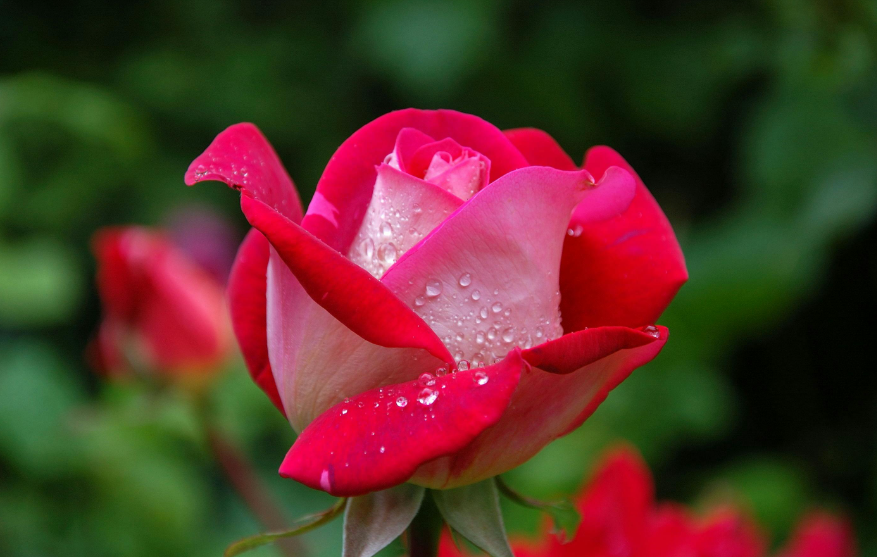
#> input picture DP-Python/img/image.png, 877 x 557 px
$ python 'Day24(Contours usong canny and threshold).py'
#> lines starting #> are read from the running program, lines starting #| are printed output that depends on the picture; after the words box and inside, x2 and y2 are one past the last pixel; in counts of white or black regions, pixels touching at a corner belong together
# Contours using threshold and Canny


import cv2 as cv

# Load image
image = cv.imread("img/image.png")
#> image is the input picture: shape (557, 877, 3); mean B, G, R 40.8, 51.8, 87.9

# Convert to grayscale
gray = cv.cvtColor(image, cv.COLOR_BGR2GRAY)
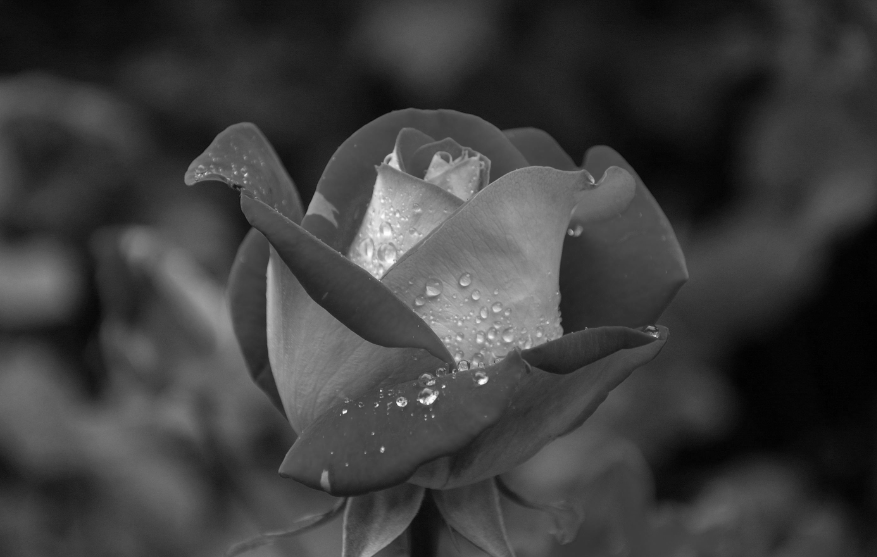
#> gray: shape (557, 877); min 0, max 254, mean 61.3

# Apply Gaussian Blur
blurred_img = cv.GaussianBlur(gray, (5, 5), 0)

# Canny Edge Detection
edge = cv.Canny(blurred_img, 100, 200)
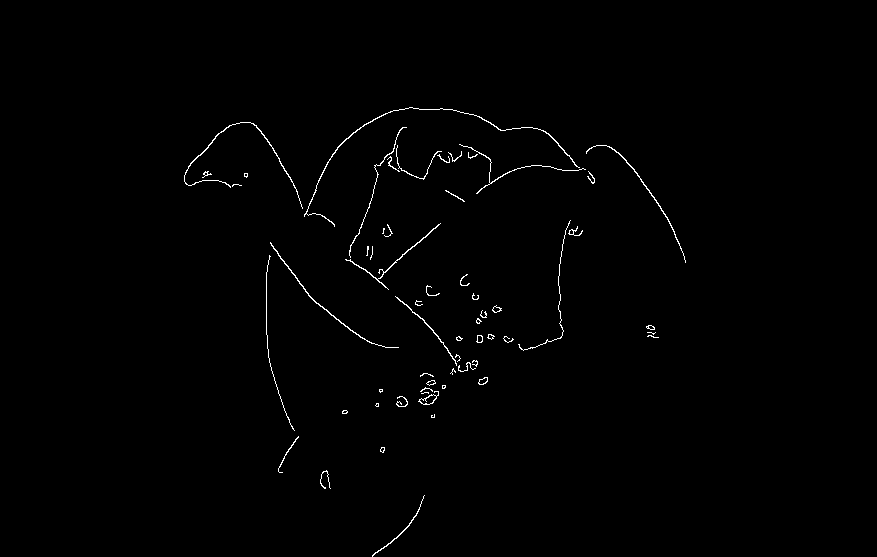
#> edge: shape (557, 877); 0.73% white in thin lines or dots, all inside (x1, y1, x2, y2) = (184, 107, 686, 557)

# Find Contours from Canny
contours_canny, _ = cv.findContours(edge, cv.RETR_LIST, cv.CHAIN_APPROX_NONE)
#> contours_canny = 77 contours, 55 with area under 20; largest, box (x1, y1, x2, y2) and area: (304, 107, 580, 227) 113, (418, 391, 439, 405) 106, (419, 394, 437, 405) 88, (184, 122, 303, 209) 86, (270, 242, 399, 348) 86
count = len(contours_canny)
#> count = 77

# Thresholding
_, thres_img = cv.threshold(blurred_img, 120, 220, cv.THRESH_BINARY)
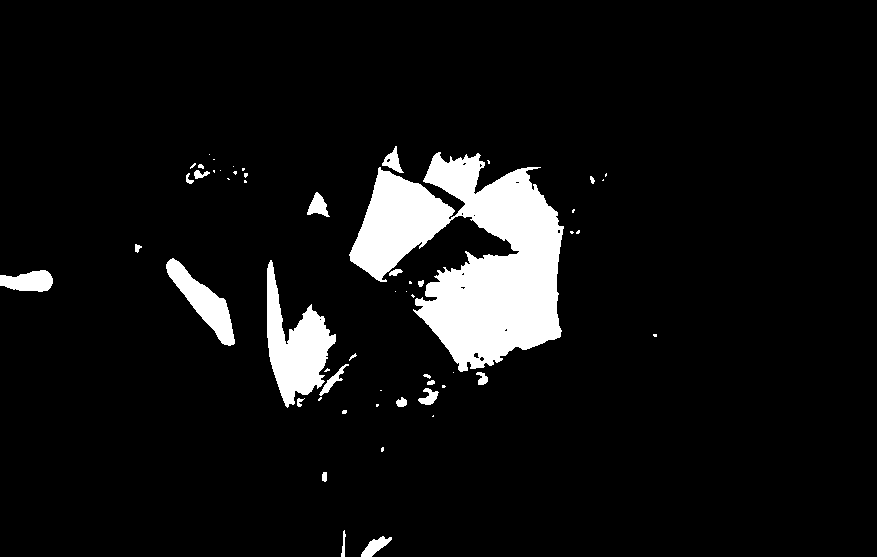
#> thres_img: shape (557, 877); values 0 (black) and 220 (white), 7.3% white; 55 white regions (31 under 20 px)

# Find Contours from Threshold
contours_thres, _ = cv.findContours(thres_img, cv.RETR_LIST, cv.CHAIN_APPROX_NONE)
#> contours_thres = 68 contours, 47 with area under 20; largest, box (x1, y1, x2, y2) and area: (349, 152, 564, 372) 25234, (267, 260, 336, 408) 4503, (166, 258, 235, 346) 2012, (0, 270, 53, 292) 790, (361, 536, 392, 557) 272
count2 = len(contours_thres)
#> count2 = 68

# Print contour counts
print("Canny Contours:", count)
#| Canny Contours: 77
print("Threshold Contours:", count2)
#| Threshold Contours: 68

# Draw contours
img_thres = image.copy()
img_canny = image.copy()

cv.drawContours(img_canny, contours_canny, -1, (0, 255, 0), 2)
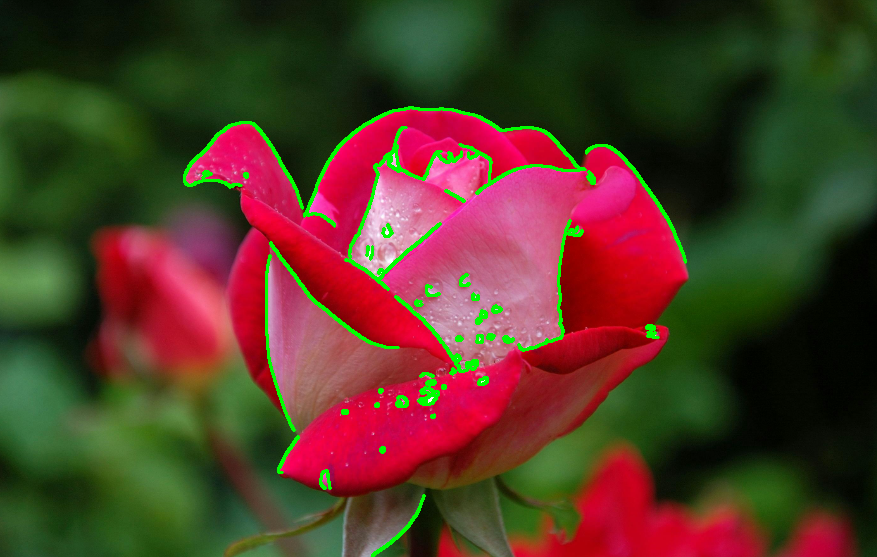
#> img_canny: shape (557, 877, 3); 2.29% of pixels changed, all inside (x1, y1, x2, y2) = (183, 106, 687, 557)
cv.drawContours(img_thres, contours_thres, -1, (0, 0, 255), 2)
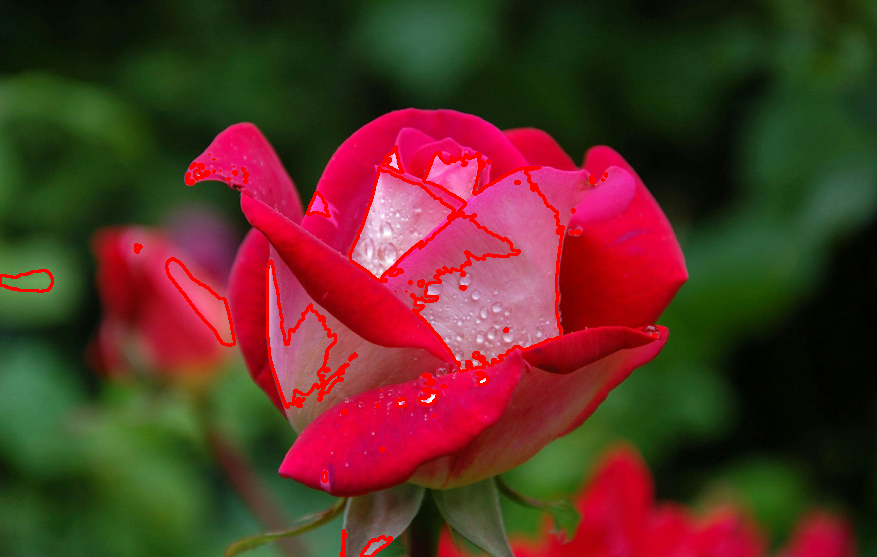
#> img_thres: shape (557, 877, 3); 2.27% of pixels changed, all inside (x1, y1, x2, y2) = (0, 145, 658, 557)

# Show images
cv.imshow("Canny Contours", img_canny)
cv.imshow("Threshold Contours", img_thres)

cv.waitKey(0)
cv.destroyAllWindows()

$ run again, with DP-Python/img/MZ.jpg saved as DP-Python/img/image.png
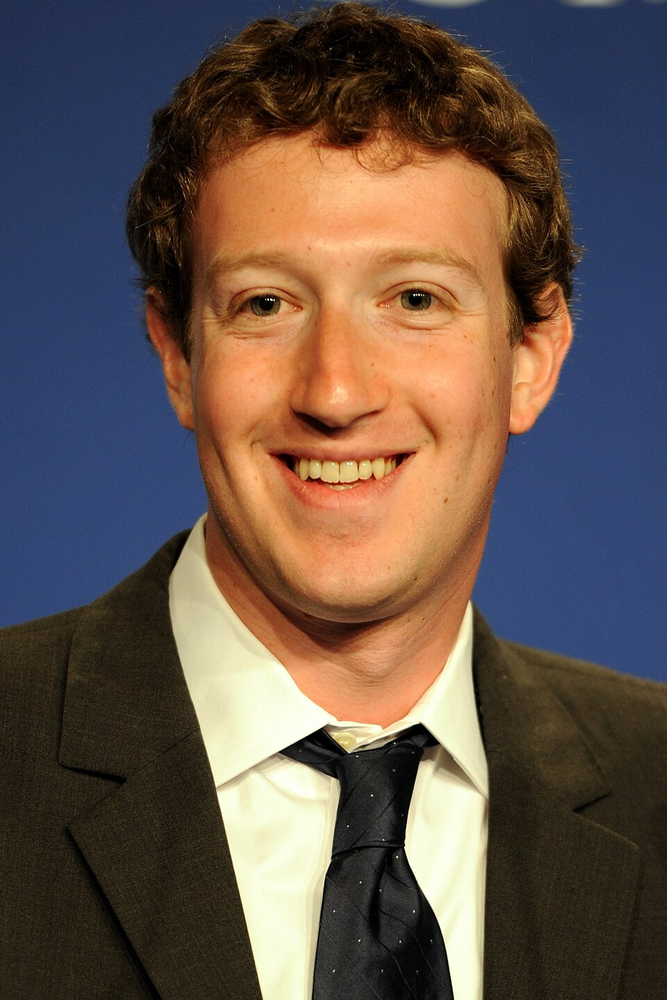
#> input picture DP-Python/img/MZ.jpg, 667 x 1000 px, shrunk from 960 x 1440 before the run
#> image is the input picture: shape (1000, 667, 3); mean B, G, R 75.4, 83.6, 99.8
#> `edge = cv.Canny(blurred_img, 100, 200)`:
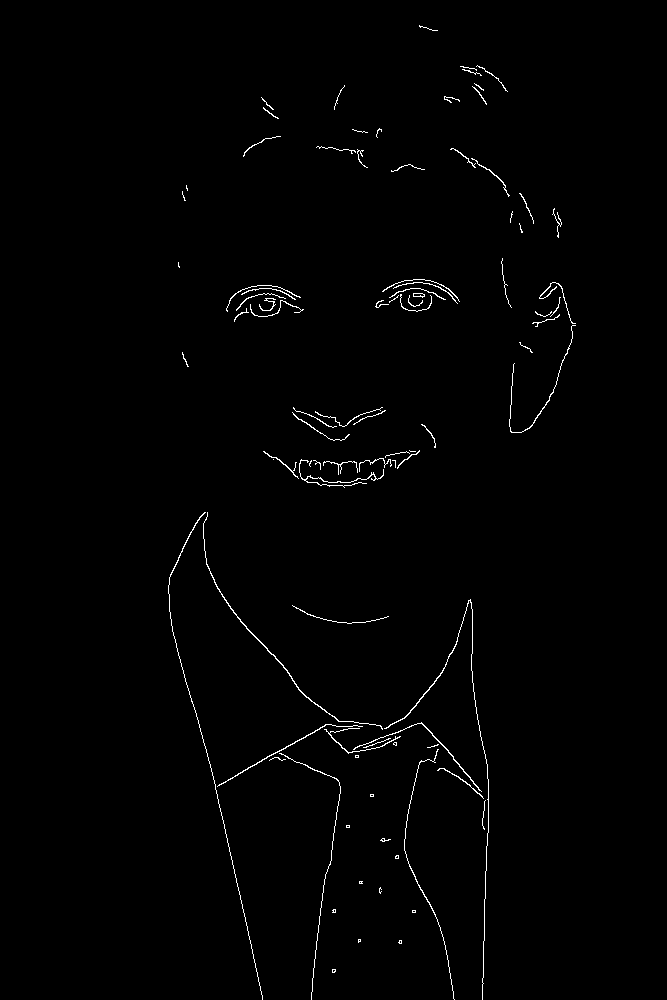
#> edge: shape (1000, 667); 0.91% white in thin lines or dots, all inside (x1, y1, x2, y2) = (168, 25, 576, 1000)
#> contours_canny = 103 contours, 87 with area under 20; largest, box (x1, y1, x2, y2) and area: (203, 512, 383, 730) 121, (353, 722, 482, 792) 72, (384, 599, 489, 1000) 65, (217, 724, 363, 787) 59, (299, 459, 384, 488) 38
#> count = 103
#> thres_img: shape (1000, 667); values 0 (black) and 220 (white), 26.9% white; 25 white regions (15 under 20 px)
#> contours_thres = 51 contours, 32 with area under 20; largest, box (x1, y1, x2, y2) and area: (205, 135, 508, 603) 101531, (170, 514, 488, 1000) 72280, (509, 297, 573, 432) 4384, (376, 280, 457, 313) 1351, (415, 408, 441, 445) 327
#> count2 = 51
#| Canny Contours: 103
#| Threshold Contours: 51
#> img_canny: shape (1000, 667, 3); 2.89% of pixels changed, all inside (x1, y1, x2, y2) = (167, 24, 577, 1000)
#> `cv.drawContours(img_thres, contours_thres, -1, (0, 0, 255), 2)`:
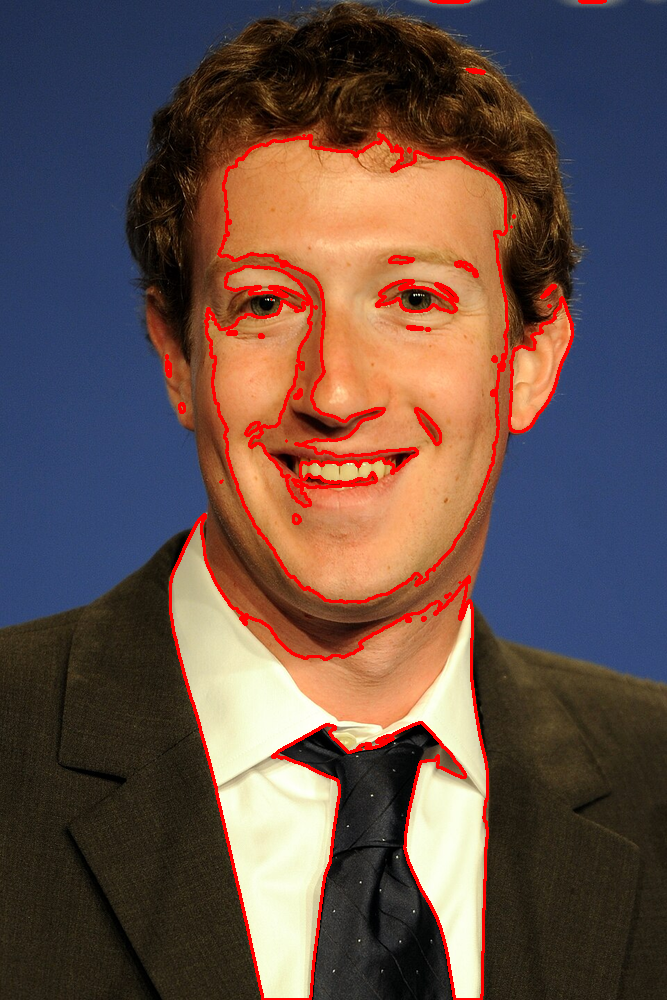
#> img_thres: shape (1000, 667, 3); 3.41% of pixels changed, all inside (x1, y1, x2, y2) = (165, 0, 607, 1000)
